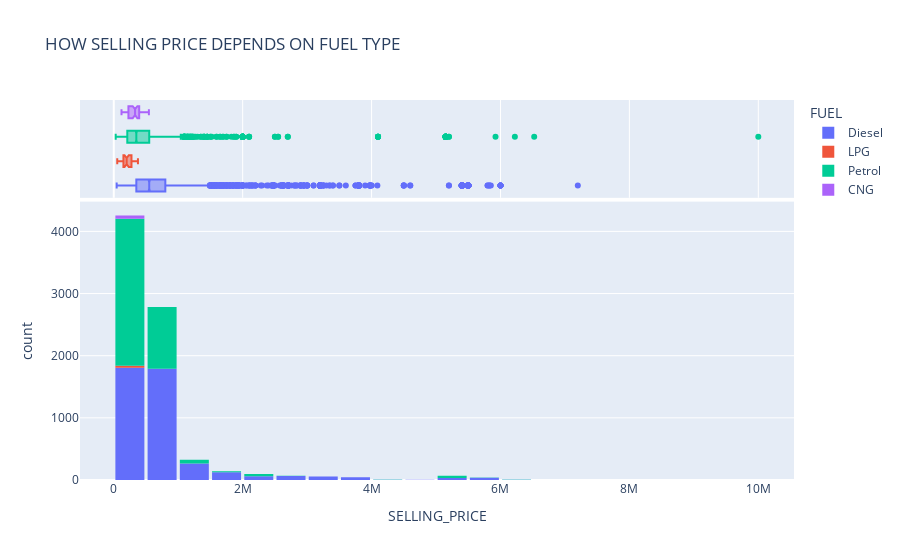

Here is the notebook cell this chart was saved with:
### Code cell
## HOW SELLING PRICE DEPENDS ON FUEL TYPE
f=px.histogram(car_data_df,
               x='SELLING_PRICE',
               marginal='box',
               nbins=20,
               color='FUEL',
               title='HOW SELLING PRICE DEPENDS ON FUEL TYPE')
f.update_layout(bargap=0.1)
f.show();

### Figure 1 — Plotly figure (JSON) as saved in the notebook; plotly's stock layout.template omitted (floating-point values rounded to 4 significant figures; data arrays with more than 128 entries replaced by an {"elided": "..."} marker saying what was removed)
{"data": [{"alignmentgroup": "True", "bingroup": "x", "hovertemplate": "FUEL=Diesel<br>SELLING_PRICE=%{x}<br>count=%{y}<extra></extra>", "legendgroup": "Diesel", "marker": {"color": "#636efa", "pattern": {"shape": ""}}, "name": "Diesel", "nbinsx": 20, "offsetgroup": "Diesel", "orientation": "v", "showlegend": true, "type": "histogram", "x": {"elided": "4299 int values"}, "xaxis": "x", "yaxis": "y"}, {"alignmentgroup": "True", "hovertemplate": "FUEL=Diesel<br>SELLING_PRICE=%{x}<extra></extra>", "legendgroup": "Diesel", "marker": {"color": "#636efa"}, "name": "Diesel", "notched": true, "offsetgroup": "Diesel", "showlegend": false, "type": "box", "x": {"elided": "4299 int values"}, "xaxis": "x2", "yaxis": "y2"}, {"alignmentgroup": "True", "bingroup": "x", "hovertemplate": "FUEL=LPG<br>SELLING_PRICE=%{x}<br>count=%{y}<extra></extra>", "legendgroup": "LPG", "marker": {"color": "#EF553B", "pattern": {"shape": ""}}, "name": "LPG", "nbinsx": 20, "offsetgroup": "LPG", "orientation": "v", "showlegend": true, "type": "histogram", "x": [200000, 110000, 148000, 170000, 96000, 105000, 191000, 300000, 200000, 150000, 250000, 185000, 175000, 300000, 275000, 350000, 375000, 275000, 165000, 54000, 120000, 149000, 222000, 100000, 300000, 300000, 160000, 300000, 231000, 300000, 275000, 225000, 200000, 150000, 275000], "xaxis": "x", "yaxis": "y"}, {"alignmentgroup": "True", "hovertemplate": "FUEL=LPG<br>SELLING_PRICE=%{x}<extra></extra>", "legendgroup": "LPG", "marker": {"color": "#EF553B"}, "name": "LPG", "notched": true, "offsetgroup": "LPG", "showlegend": false, "type": "box", "x": [200000, 110000, 148000, 170000, 96000, 105000, 191000, 300000, 200000, 150000, 250000, 185000, 175000, 300000, 275000, 350000, 375000, 275000, 165000, 54000, 120000, 149000, 222000, 100000, 300000, 300000, 160000, 300000, 231000, 300000, 275000, 225000, 200000, 150000, 275000], "xaxis": "x2", "yaxis": "y2"}, {"alignmentgroup": "True", "bingroup": "x", "hovertemplate": "FUEL=Petrol<br>SELLING_PRICE=%{x}<br>count=%{y}<extra></extra>", "legendgroup": "Petrol", "marker": {"color": "#00cc96", "pattern": {"shape": ""}}, "name": "Petrol", "nbinsx": 20, "offsetgroup": "Petrol", "orientation": "v", "showlegend": true, "type": "histogram", "x": {"elided": "3520 int values"}, "xaxis": "x", "yaxis": "y"}, {"alignmentgroup": "True", "hovertemplate": "FUEL=Petrol<br>SELLING_PRICE=%{x}<extra></extra>", "legendgroup": "Petrol", "marker": {"color": "#00cc96"}, "name": "Petrol", "notched": true, "offsetgroup": "Petrol", "showlegend": false, "type": "box", "x": {"elided": "3520 int values"}, "xaxis": "x2", "yaxis": "y2"}, {"alignmentgroup": "True", "bingroup": "x", "hovertemplate": "FUEL=CNG<br>SELLING_PRICE=%{x}<br>count=%{y}<extra></extra>", "legendgroup": "CNG", "marker": {"color": "#ab63fa", "pattern": {"shape": ""}}, "name": "CNG", "nbinsx": 20, "offsetgroup": "CNG", "orientation": "v", "showlegend": true, "type": "histogram", "x": [185000, 155000, 409999, 400000, 399000, 380000, 450000, 320000, 370000, 362000, 380000, 370000, 375000, 450000, 220000, 325000, 390000, 330000, 300000, 209000, 545000, 275000, 160000, 120000, 250000, 155000, 150000, 260000, 330000, 330000, 165000, 178000, 370000, 400000, 450000, 390000, 310000, 420000, 300000, 211000, 459999, 400000, 350000, 360000, 320000, 459999, 297000, 200000, 430000, 270000, 200000, 235000], "xaxis": "x", "yaxis": "y"}, {"alignmentgroup": "True", "hovertemplate": "FUEL=CNG<br>SELLING_PRICE=%{x}<extra></extra>", "legendgroup": "CNG", "marker": {"color": "#ab63fa"}, "name": "CNG", "notched": true, "offsetgroup": "CNG", "showlegend": false, "type": "box", "x": [185000, 155000, 409999, 400000, 399000, 380000, 450000, 320000, 370000, 362000, 380000, 370000, 375000, 450000, 220000, 325000, 390000, 330000, 300000, 209000, 545000, 275000, 160000, 120000, 250000, 155000, 150000, 260000, 330000, 330000, 165000, 178000, 370000, 400000, 450000, 390000, 310000, 420000, 300000, 211000, 459999, 400000, 350000, 360000, 320000, 459999, 297000, 200000, 430000, 270000, 200000, 235000], "xaxis": "x2", "yaxis": "y2"}], "layout": {"bargap": 0.1, "barmode": "relative", "legend": {"title": {"text": "FUEL"}, "tracegroupgap": 0}, "title": {"text": "HOW SELLING PRICE DEPENDS ON FUEL TYPE"}, "xaxis": {"anchor": "y", "domain": [0, 1], "title": {"text": "SELLING_PRICE"}}, "xaxis2": {"anchor": "y2", "domain": [0, 1], "matches": "x", "showgrid": true, "showticklabels": false}, "yaxis": {"anchor": "x", "domain": [0, 0.7326], "title": {"text": "count"}}, "yaxis2": {"anchor": "x2", "domain": [0.7426, 1], "matches": "y2", "showgrid": false, "showline": false, "showticklabels": false, "ticks": ""}}}
